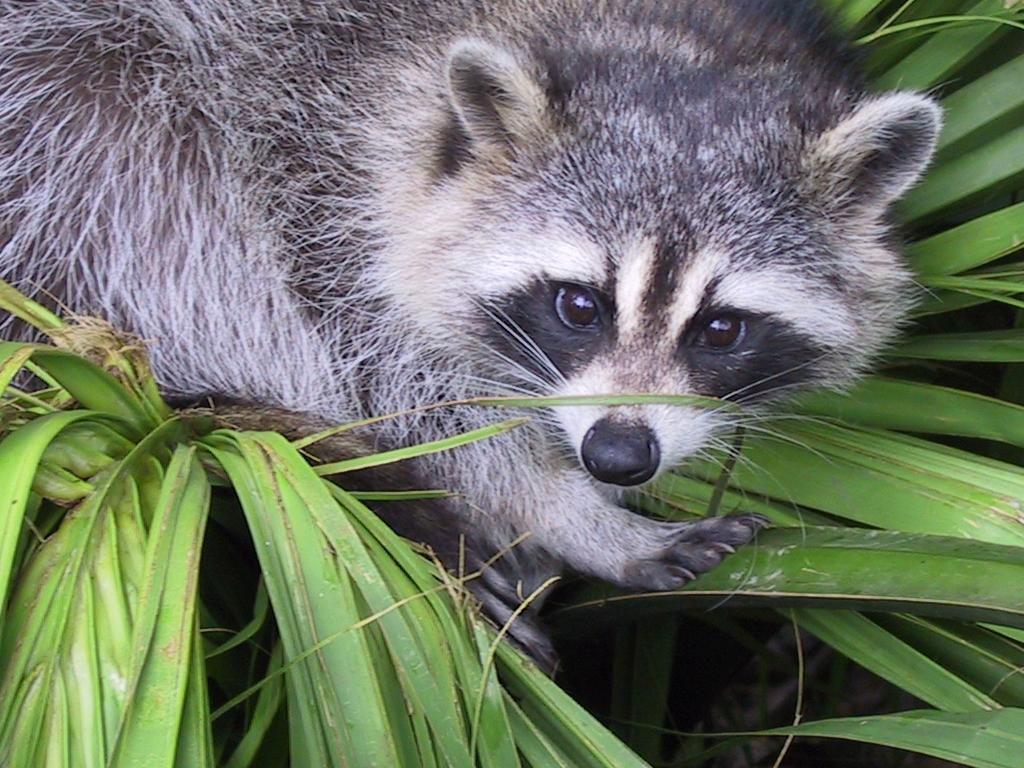
#> input picture python_1_array/ex04/animal.jpeg, 1024 x 768 px
$ python rotate.py
#> lines starting #> are read from the running program, lines starting #| are printed output that depends on the picture
### python_1_array/ex05/load_image.py
"""Module to load images and convert them into NumPy arrays."""

import numpy as np
from PIL import Image, UnidentifiedImageError


def ft_load(path: str) -> np.ndarray:
    """Loads an image from the specified path.

    Converts the image to RGB, prints its shape,
    and returns its pixel content as a NumPy array.
    """
#> called with path = 'animal.jpeg'
    try:
        if not isinstance(path, str):
            raise TypeError("Path must be a string.")
        # Load image using PIL
        with Image.open(path) as img:
            # Convert to RGB explicitly
#> img is the input picture: PIL image 1024x768 RGB; mean R, G, B 110.7, 117.7, 102.1
            img_rgb = img.convert("RGB")
            # Convert to NumPy array
            img_array = np.array(img_rgb)
            # Print the shape of the image
            print(f"The shape of image is: {img_array.shape}")
#| The shape of image is: (768, 1024, 3)
            # Return the numpy array
            return img_array
    except FileNotFoundError:
        print(f"Error: The file at '{path}' was not found.")
    except UnidentifiedImageError:
        print(f"Error: The file at '{path}' is not a valid image or is corrupted.")
    except TypeError as te:
        print(f"Error: {te}")
    except Exception as e:
        print(f"Error: An unexpected error occurred while loading the image: {e}")
    return None

### python_1_array/ex04/rotate.py
"""Module to load an image, slice, manually transpose, and display it."""

import numpy as np
import matplotlib.pyplot as plt
from load_image import ft_load


def main() -> None:
    """Loads animal.jpeg, slices a 400x400 region, transposes it manually,

    prints shapes and contents, and displays the transposed image.
    """
    try:
        # Load the image
        img = ft_load("animal.jpeg")
        if img is None:
            raise FileNotFoundError("Image 'animal.jpeg' could not be loaded.")

        # Slice the 400x400 region from the image with 1 color channel
        # The slice coordinates 100:500 (height) and 380:780 (width) target the raccoon
        sliced = img[100:500, 380:780, 0:1]
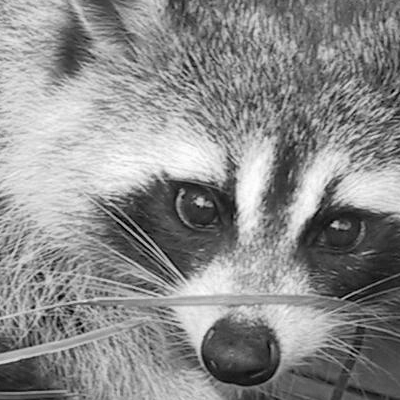
#> sliced: shape (400, 400, 1); min 0, max 255, mean 139.8

        # Print the shape and content of the sliced image
        print(f"The shape of image is: {sliced.shape} or {sliced.shape[:2]}")
#| The shape of image is: (400, 400, 1) or (400, 400)
        print(sliced)
#> (printed output is left out)

        # Transpose the sliced array manually using nested loops
        height, width, _ = sliced.shape
#> height = 400; width = 400
        # Create a new array to store the transposed image
        transposed = np.zeros((width, height), dtype=sliced.dtype)

        for i in range(height):
            for j in range(width):
                transposed[j, i] = sliced[i, j, 0]
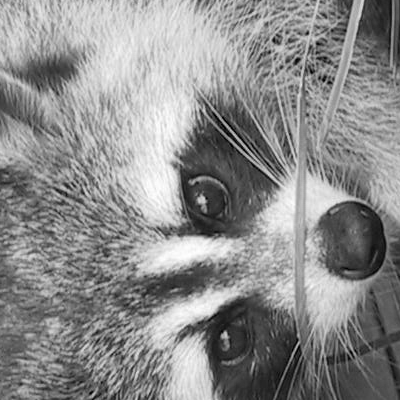
#> transposed: shape (400, 400); min 0, max 255, mean 139.8

        # Print the shape and content after transpose
        print(f"New shape after Transpose: {transposed.shape}")
#| New shape after Transpose: (400, 400)
        print(transposed)
#> (printed output is left out)

        # Display the transposed grayscale image using matplotlib
        plt.imshow(transposed, cmap="gray")
        plt.title("Transposed Grayscale Image")
        plt.show()

    except FileNotFoundError as fnfe:
        print(f"Error: {fnfe}")
    except ImportError as ie:
        print(f"Import Error: {ie}. Make sure all required libraries are installed.")
    except Exception as e:
        print(f"Error: An unexpected error occurred: {e}")


if __name__ == "__main__":
    main()
